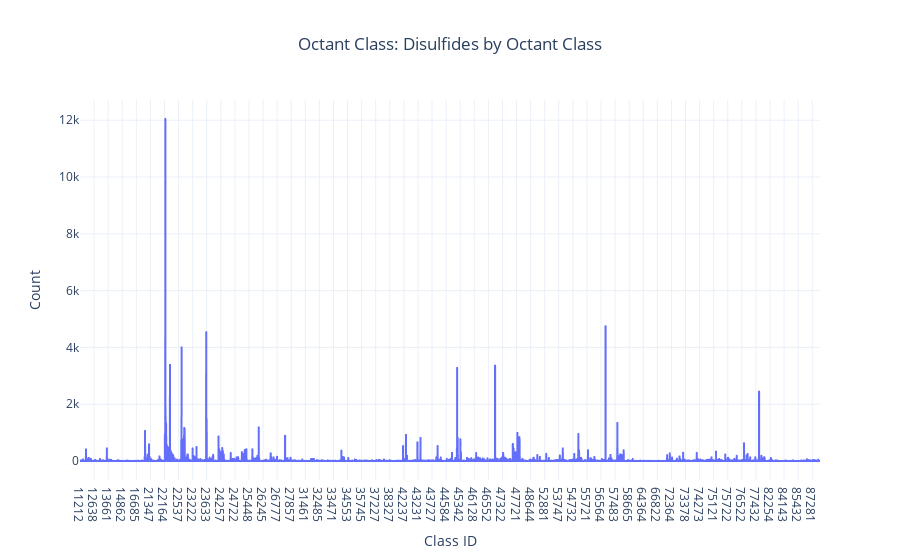

The code cell stored with this chart in its notebook:
### Code cell
PDB_SS.plot_count_vs_classid(base=8)

### Figure 1 — Plotly figure (JSON) as saved in the notebook; plotly's stock layout.template omitted (floating-point values rounded to 4 significant figures; data arrays with more than 128 entries replaced by an {"elided": "..."} marker saying what was removed)
{"data": [{"hovertemplate": "class_id=%{x}<br>count=%{y}<extra></extra>", "legendgroup": "", "line": {"color": "#636efa", "dash": "solid"}, "marker": {"symbol": "circle"}, "mode": "lines", "name": "", "showlegend": false, "type": "scattergl", "x": {"elided": "8514 str values"}, "xaxis": "x", "y": {"elided": "8514 int values"}, "yaxis": "y"}], "layout": {"autosize": true, "legend": {"tracegroupgap": 0}, "showlegend": true, "title": {"text": "Octant Class: Disulfides by Octant Class", "x": 0.5}, "xaxis": {"anchor": "y", "domain": [0, 1], "title": {"text": "Class ID"}}, "yaxis": {"anchor": "x", "domain": [0, 1], "title": {"text": "Count"}}}}
